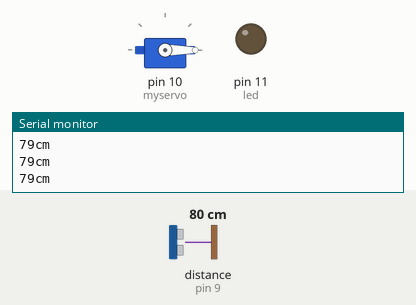
Simulated run of this sketch. Board: Arduino Uno, built with avr-gcc and run on an emulated ATmega328P. Parts: servo, output pins drawn as LEDs (lit = HIGH), the last lines printed to the serial monitor. Wiring (inferred from the names in the program): ultrasonic range finder: trigger pin 8; echo pin 9. The inputs (shaded band) are chosen by the test bench; at power-on: distance to the obstacle (sensor on pin 9) 80 cm. The echo pulse lasts 58.3 µs per cm; pins used as bus, display or sensor lines are not drawn.

Above: at 1.2 s.
1.3 s: distance to the obstacle (sensor on pin 9) set to 2 cm
At 2.1 s:
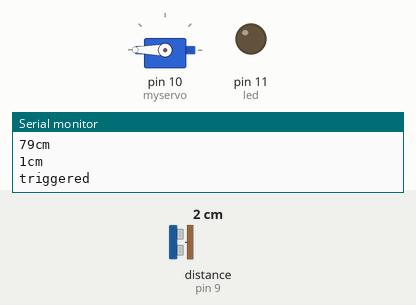
At 2.8 s:
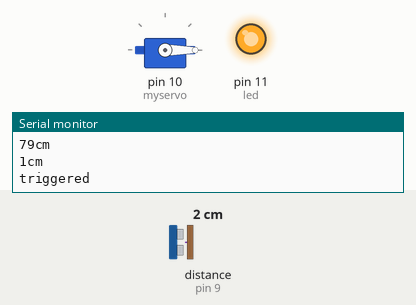
Timing chart, 0 to 44.7 s (numbered marks = the images above; inputs shaded):
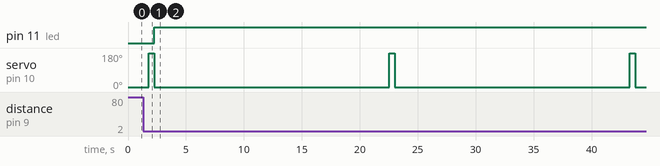

Measured:
- after the input at 1.3 s, pin 11 (led): LOW → HIGH after 0.98 s; servo on pin 10 (myservo): alternates 180° for 0.50 s and 0° for 20.3 s, starting after 0.48 s

The sketch:

Arduino_automatic_soap_dispensser__with_20s_delay.ino
```cpp
#include <Servo.h>

Servo myservo;
int trigPin = 8;
int echoPin = 9;
long duration,distance;
int pos(0);
int fire(180);
int led = 11;

void setup() {
  myservo.attach(10);
  Serial.begin (9600);
  pinMode(trigPin, OUTPUT);
  pinMode(echoPin, INPUT);
  myservo.write(pos);
  pinMode(led,OUTPUT);
  digitalWrite(led,LOW);
}

void loop() {
  digitalWrite(trigPin, LOW);
  delayMicroseconds(5);
  digitalWrite(trigPin, HIGH);
  delayMicroseconds(10);
  digitalWrite(trigPin, LOW);
  pinMode(echoPin, INPUT);
  duration = pulseIn(echoPin, HIGH);
  distance = (duration/2) / 29.1;

  Serial.print(distance);
  Serial.print("cm");
  Serial.println();
  delay(250);

  if(distance <= 20){
     myservo.write(fire);
     Serial.println("triggered");
     delay(500);
     myservo.write(pos);
  }
  else{
     myservo.write(pos);

  }
   if(distance <= 19){

     digitalWrite(led,HIGH);
     delay(20000);

  }
  else{
      digitalWrite(led,LOW);
}
}
```
